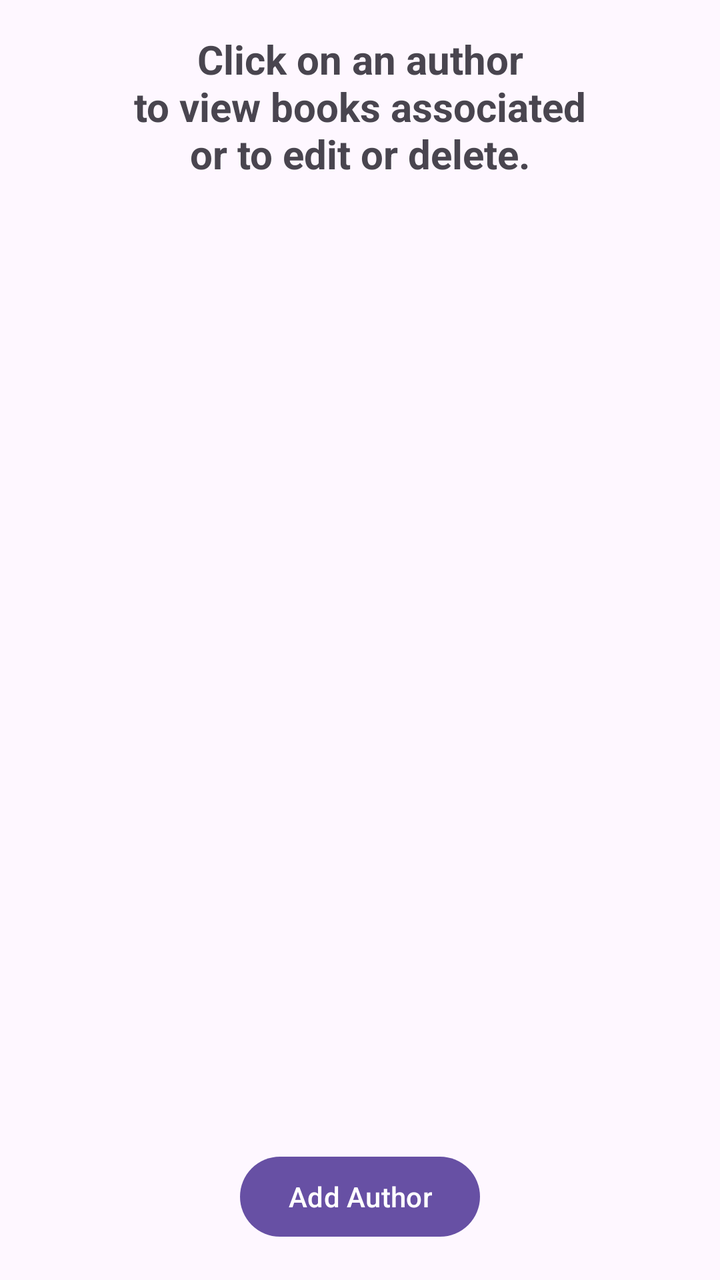
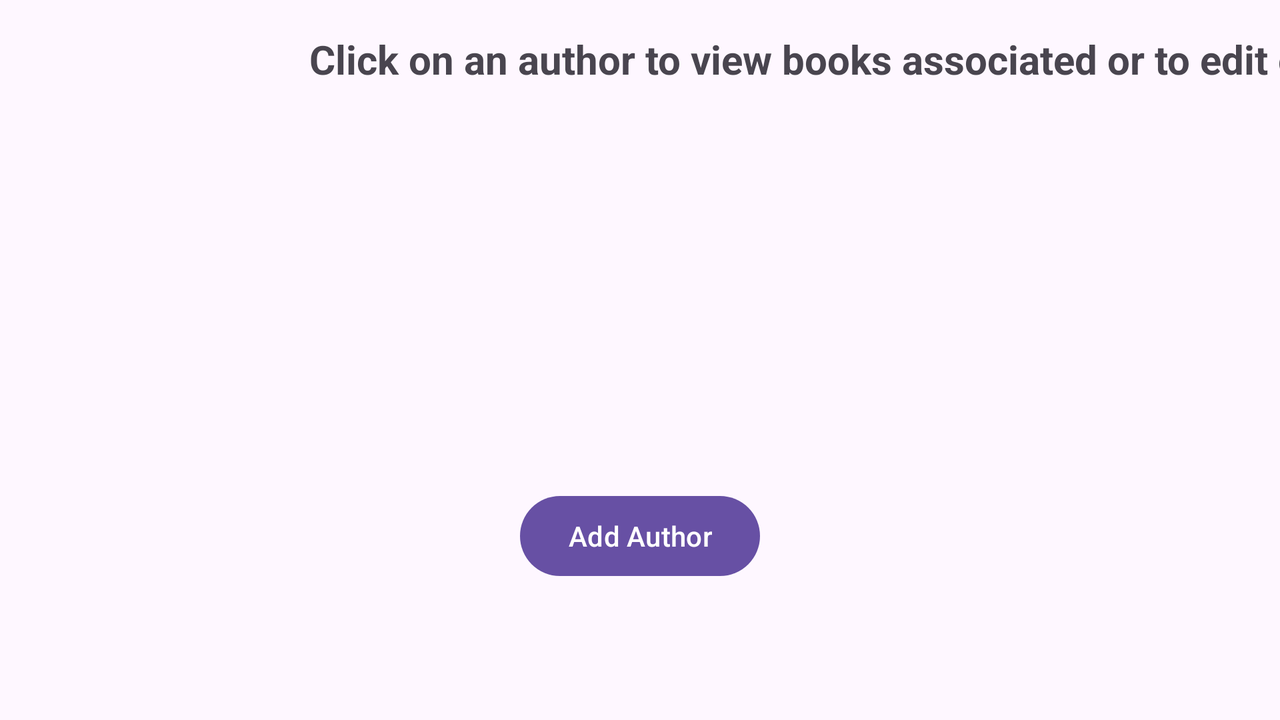

Two renders of one Android screen. The first uses the default layout on a phone; the second uses the alternative layout the repository ships for a different screen configuration, on a matching device. The two XML files are below.
<!-- AndroidManifest.xml: application theme Theme.TheCardCatalog -->
<!-- res/layout/activity_author_list.xml -->
<?xml version="1.0" encoding="utf-8"?>
<androidx.constraintlayout.widget.ConstraintLayout xmlns:android="http://schemas.android.com/apk/res/android"

    xmlns:app="http://schemas.android.com/apk/res-auto"
    xmlns:tools="http://schemas.android.com/tools"
    android:layout_width="match_parent"
    android:layout_height="match_parent"
    tools:context=".ui.AuthorList">

    <TextView
        android:id="@+id/headingTextView2"
        android:layout_width="match_parent"
        android:layout_height="wrap_content"
        android:gravity="center"
        android:padding="16dp"
        android:text="Click on an author\nto view books associated\nor to edit or delete."
        android:textSize="20sp"
        android:textStyle="bold"
        app:layout_constraintBottom_toTopOf="@+id/bookRecyclerView"
        app:layout_constraintEnd_toEndOf="parent"
        app:layout_constraintHorizontal_bias="0.0"
        app:layout_constraintStart_toStartOf="parent"
        app:layout_constraintTop_toTopOf="parent"
        app:layout_constraintVertical_bias="0.1" />

    <androidx.recyclerview.widget.RecyclerView
        android:id="@+id/bookRecyclerView"
        android:layout_width="400dp"
        android:layout_height="465dp"
        app:layout_constraintEnd_toEndOf="parent"
        app:layout_constraintStart_toStartOf="parent"
        app:layout_constraintTop_toBottomOf="@+id/headingTextView2" />

    <Button
        android:id="@+id/enterBookDetails"
        android:layout_width="wrap_content"
        android:layout_height="48dp"
        android:hint="Add Author"
        android:text="Add Author"
        app:layout_constraintBottom_toBottomOf="parent"
        app:layout_constraintEnd_toEndOf="parent"
        app:layout_constraintStart_toStartOf="parent"
        app:layout_constraintTop_toBottomOf="@+id/bookRecyclerView"
        app:layout_constraintVertical_bias="0.142" />


</androidx.constraintlayout.widget.ConstraintLayout>
<!-- resources referenced by this layout -->
<resources>
  <style name="Theme.TheCardCatalog" parent="Base.Theme.TheCardCatalog" />
  <style name="Base.Theme.TheCardCatalog" parent="Theme.Material3.DayNight.NoActionBar">
          
          
      </style>
</resources>
<!-- res/layout-land/activity_author_list.xml (the repository's variant of the layout above) -->
<!-- drawn on the phone turned sideways -->
<?xml version="1.0" encoding="utf-8"?>
<androidx.constraintlayout.widget.ConstraintLayout xmlns:android="http://schemas.android.com/apk/res/android"

    xmlns:app="http://schemas.android.com/apk/res-auto"
    xmlns:tools="http://schemas.android.com/tools"
    android:layout_width="match_parent"
    android:layout_height="match_parent"
    tools:context=".ui.AuthorList">

    <TextView
        android:id="@+id/headingTextView2"
        android:layout_width="557dp"
        android:layout_height="55dp"
        android:layout_marginStart="172dp"
        android:gravity="center"
        android:padding="16dp"
        android:text="Click on an author to view books associated or to edit or delete."
        android:textSize="20sp"
        android:textStyle="bold"
        app:layout_constraintBottom_toTopOf="@+id/bookRecyclerView"
        app:layout_constraintEnd_toEndOf="parent"
        app:layout_constraintStart_toStartOf="parent"
        app:layout_constraintTop_toTopOf="parent"
        app:layout_constraintVertical_bias="0.1" />

    <androidx.recyclerview.widget.RecyclerView
        android:id="@+id/bookRecyclerView"
        android:layout_width="734dp"
        android:layout_height="217dp"
        app:layout_constraintEnd_toEndOf="parent"
        app:layout_constraintStart_toStartOf="parent"
        app:layout_constraintTop_toBottomOf="@+id/headingTextView2" />

    <Button
        android:id="@+id/enterBookDetails"
        android:layout_width="wrap_content"
        android:layout_height="wrap_content"
        android:layout_marginBottom="68dp"
        android:hint="Add Author"
        android:text="Add Author"
        app:layout_constraintBottom_toBottomOf="parent"
        app:layout_constraintEnd_toEndOf="parent"
        app:layout_constraintStart_toStartOf="parent" />

</androidx.constraintlayout.widget.ConstraintLayout>
